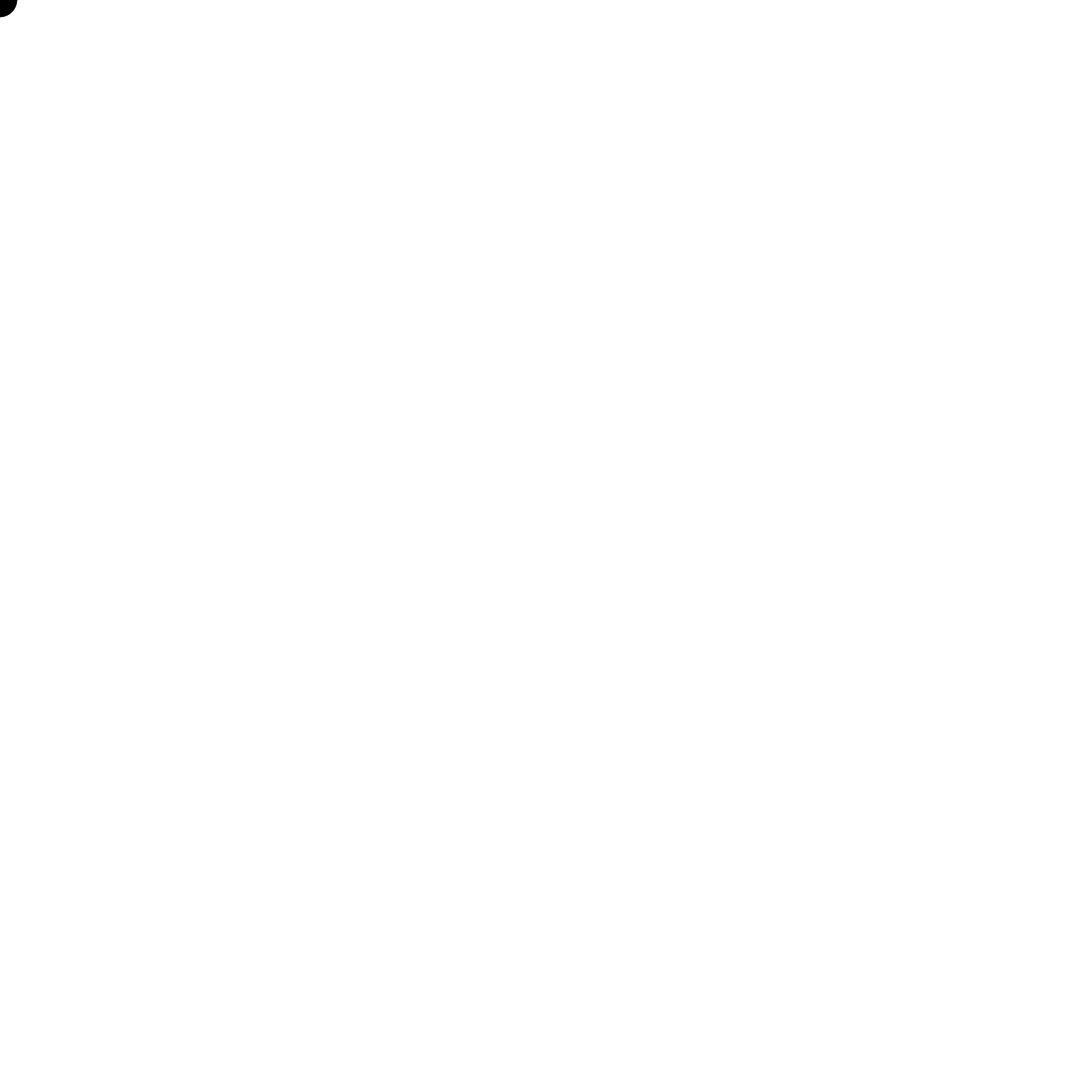
Frame 1 (no input)
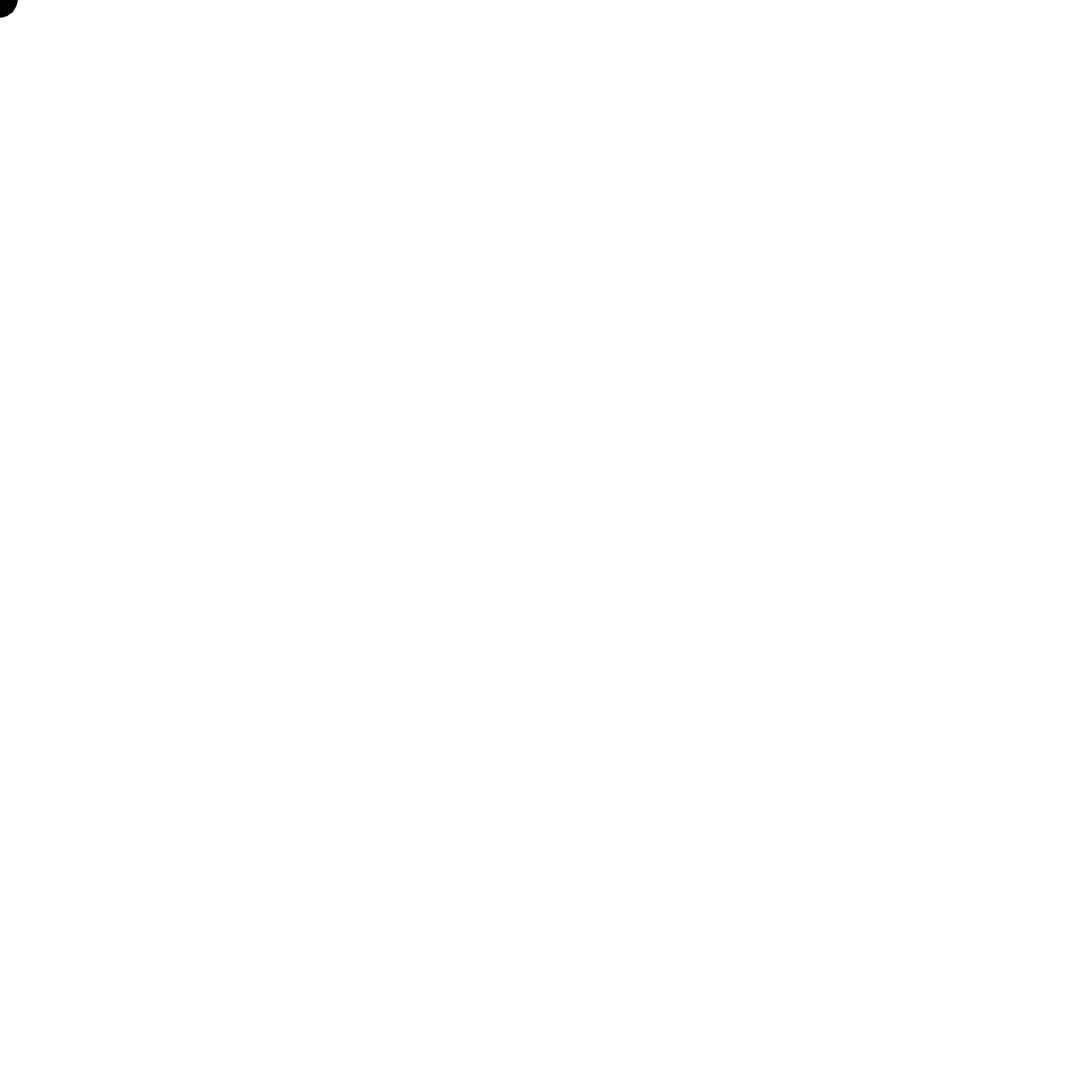
Frame 60 (no input)
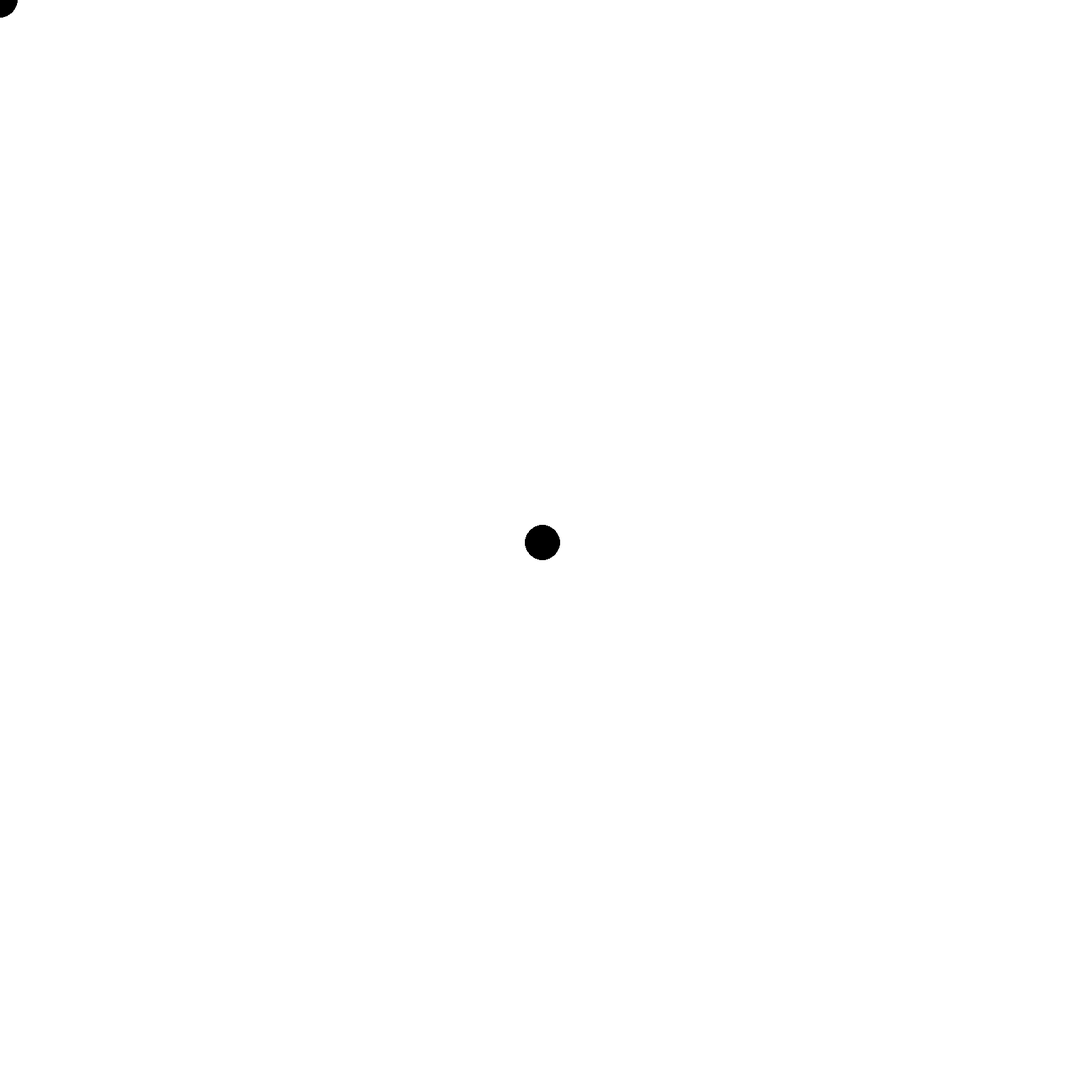
Frame 120 (the mouse pressed at the canvas centre since frame 60)

The p5.js sketch that drew these frames (run headless with seeded random() and noise() and a simulated clock; from frame 60 on, the mouse is pressed at the canvas centre):

// p5.js sketch
// ── sketch.js
let x = 100;
let y = 100;

function setup() {
  createCanvas(1600, 1600);
  stroke(0);
  fill(0);
}

function draw() {
  if (keyIsDown(LEFT_ARROW)) {
    stroke (0);
    fill (0);
  }

  if (keyIsDown(RIGHT_ARROW)) {
    stroke(0, 226, 255);
    fill(0, 225, 255);
  }

  if (keyIsDown(UP_ARROW)) {
    stroke(255, 0, 179);
    fill(255, 0, 179);
  }

  if (keyIsDown(DOWN_ARROW)) {
    stroke(255, 0, 63);
    fill(255, 0, 63);
  }

  //clear();
  ellipse(mouseX, mouseY, 50, 50);
  
}

function mouseClicked () {
    stroke(255);
    fill(255);
  }
